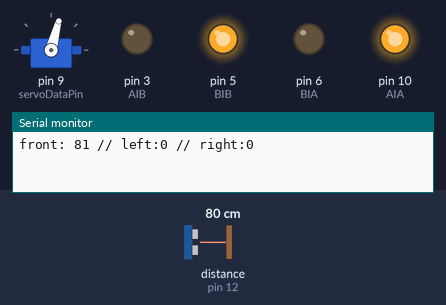
Simulated run of this sketch. Board: Arduino Uno, built with avr-gcc and run on an emulated ATmega328P. Parts: servo, output pins drawn as LEDs (lit = HIGH), the last lines printed to the serial monitor. Inputs (shaded band) come from the test bench; at power-on: distance to the obstacle (sensor on pin 12) 80 cm. The echo pulse lasts 58.3 µs per cm.

Above: at 2.2 s.
2.3 s: distance to the obstacle (sensor on pin 12) set to 2 cm
At 4.3 s:
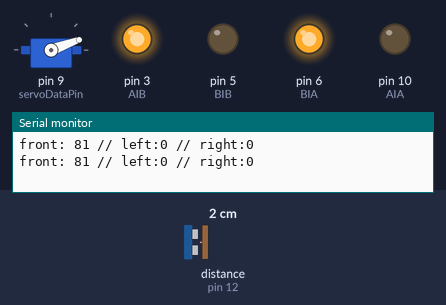
At 4.9 s:
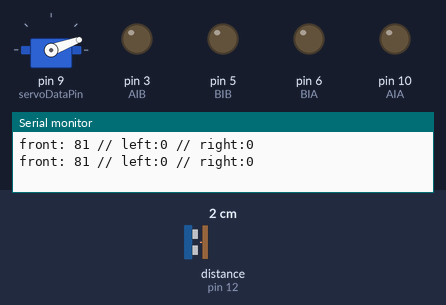
6.0 s: distance to the obstacle (sensor on pin 12) set to 60 cm
At 8.19 s:
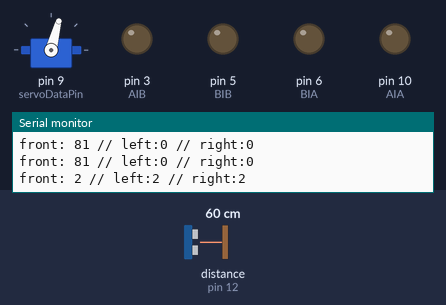
Timing chart, 0 to 9.8 s (numbered marks = the images above; inputs shaded):
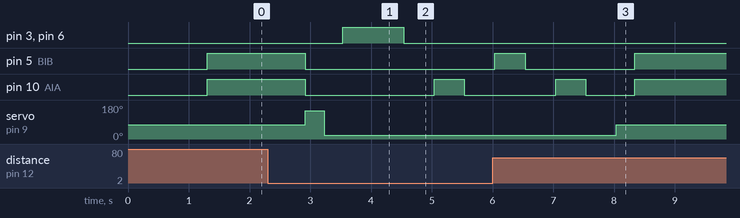

The sketch:

car.ino
```cpp
#include <Servo.h>
#include <NewPing.h>

int pos = 0;
const int triggerPin = 11;
const int echoPin = 12;
int servoDataPin = 9;

const int AIA = 10;
const int AIB = 3;
const int BIA = 6;
const int BIB = 5;

int front_distance = 0;
int left_distance = 0;
int right_distance = 0;

int MDD = 300;
int FDD = 50;
int LDD = 25;
int RDD = 25;
int scanDelay = 10;
byte speed = 255;

Servo servo;
NewPing sonar(triggerPin, echoPin, MDD);

void setup() {
  Serial.begin(9600);
  servo.attach(servoDataPin);
  servo.write(75); //20 75 150
  wait(1);
  pinMode(AIA, OUTPUT);
  pinMode(AIB, OUTPUT);
  pinMode(BIA, OUTPUT);
  pinMode(BIB, OUTPUT);
  Serial.begin( 9600 );
}

void loop() {
  lookOnlyAtFront();
  if((front_distance > FDD) && (front_distance >= 0)) {
    go_front();
    wait(0.5);
  } else {
    stop_vehicle();
    scanForObstacles();
    driver();
  }
  Serial.println("front: " + String(front_distance) + " // left:" + String(left_distance) + " // right:" + String(right_distance));
}

void driver() {
  if((front_distance < FDD) && (front_distance > 0)) {
    go_back();
    wait(1);
    stop_vehicle();
    wait(0.5);
    if(left_distance < right_distance) {
      turn_right();
      wait(0.5);
      stop_vehicle();
      wait(0.5);
    } else {
      turn_left();
      wait(0.5);
      stop_vehicle();
      wait(0.5);
    }
  }
  if(left_distance < LDD) {
    turn_right();
    wait(0.5);
    stop_vehicle();
    wait(0.5);
  }
  if(right_distance < RDD) {
    turn_left();
    wait(0.5);
    stop_vehicle();
    wait(0.5);
  }
}

void wait(double secs) {
  delay(secs * 1000);
}

void scanForObstacles() {
  leftDetection();
  delay(scanDelay);
  rightDetection();
  delay(scanDelay);
}

void lookOnlyAtFront() {
  frontDetection();
}

void frontDetection() {
  for(int i=0;i<=5;i++){
    servo.write(75);
  }
  delay(300);
  front_distance = sonar.ping_cm();
}

void leftDetection() {
  for(int i=0;i<=15;i++) {
    servo.write(150);
  }
  delay(300);
  left_distance = sonar.ping_cm();
}

void rightDetection() {
  for(int i=0;i<=15;i++) {
    servo.write(20);
  }
  delay(300);
  right_distance = sonar.ping_cm();
}

void turn_left() {
  digitalWrite(AIA,speed);
  digitalWrite(AIB,LOW);
}
void turn_right() {
  digitalWrite(BIA,LOW);
  digitalWrite(BIB,speed);
}
void go_front() {
  digitalWrite(AIA,speed);
  digitalWrite(AIB,LOW);
  digitalWrite(BIA,LOW);
  digitalWrite(BIB,speed);
}
void go_back() {
  digitalWrite(BIA,speed);
  digitalWrite(BIB,LOW);
  digitalWrite(AIA,LOW);
  digitalWrite(AIB,speed);
}
void stop_vehicle() {
  digitalWrite(BIA,LOW);
  digitalWrite(BIB,LOW);
  digitalWrite(AIA,LOW);
  digitalWrite(AIB,LOW);
}
```

Measured:
- after the input at 2.3 s, pin 3 (AIB), pin 6 (BIA): LOW → HIGH after 1.2 s, → LOW 1.0 s later; pin 5 (BIB): HIGH → LOW after 0.61 s; pin 10 (AIA): HIGH → LOW after 0.61 s, → HIGH 2.1 s later, → LOW 0.50 s later; servo on pin 9 (servoDataPin): 75° → 150° after 0.61 s, → 20° 0.31 s later
- after the input at 6.0 s, pin 3 (AIB), pin 6 (BIA): stops changing and stays LOW; servo on pin 9 (servoDataPin): goes on until 8.0 s, then stays 75°
